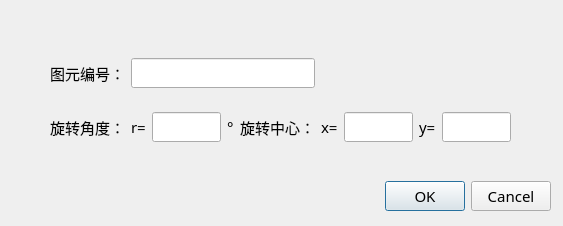
<?xml version="1.0" encoding="UTF-8"?>
<ui version="4.0">
 <class>RotateDialog</class>
 <widget class="QDialog" name="RotateDialog">
  <property name="geometry">
   <rect>
    <x>0</x>
    <y>0</y>
    <width>563</width>
    <height>226</height>
   </rect>
  </property>
  <property name="windowTitle">
   <string>Dialog</string>
  </property>
  <widget class="QDialogButtonBox" name="buttonBox">
   <property name="geometry">
    <rect>
     <x>210</x>
     <y>180</y>
     <width>341</width>
     <height>32</height>
    </rect>
   </property>
   <property name="font">
    <font>
     <family>华文中宋</family>
     <pointsize>11</pointsize>
    </font>
   </property>
   <property name="orientation">
    <enum>Qt::Horizontal</enum>
   </property>
   <property name="standardButtons">
    <set>QDialogButtonBox::Cancel|QDialogButtonBox::Ok</set>
   </property>
  </widget>
  <widget class="QWidget" name="gridLayoutWidget">
   <property name="geometry">
    <rect>
     <x>50</x>
     <y>40</y>
     <width>461</width>
     <height>121</height>
    </rect>
   </property>
   <layout class="QGridLayout" name="gridLayout_2">
    <item row="1" column="8">
     <widget class="QLineEdit" name="y0">
      <property name="font">
       <font>
        <family>华文中宋</family>
        <pointsize>11</pointsize>
       </font>
      </property>
     </widget>
    </item>
    <item row="1" column="7">
     <widget class="QLabel" name="label_6">
      <property name="font">
       <font>
        <family>华文中宋</family>
        <pointsize>11</pointsize>
       </font>
      </property>
      <property name="text">
       <string>y=</string>
      </property>
     </widget>
    </item>
    <item row="1" column="5">
     <widget class="QLabel" name="label_8">
      <property name="font">
       <font>
        <family>华文中宋</family>
        <pointsize>11</pointsize>
       </font>
      </property>
      <property name="text">
       <string>x=</string>
      </property>
     </widget>
    </item>
    <item row="1" column="0">
     <widget class="QLabel" name="label_5">
      <property name="font">
       <font>
        <family>华文中宋</family>
        <pointsize>11</pointsize>
       </font>
      </property>
      <property name="text">
       <string>旋转角度：</string>
      </property>
     </widget>
    </item>
    <item row="1" column="6">
     <widget class="QLineEdit" name="x0">
      <property name="font">
       <font>
        <family>华文中宋</family>
        <pointsize>11</pointsize>
       </font>
      </property>
     </widget>
    </item>
    <item row="0" column="1" colspan="4">
     <widget class="QLineEdit" name="id">
      <property name="font">
       <font>
        <family>华文中宋</family>
        <pointsize>11</pointsize>
       </font>
      </property>
     </widget>
    </item>
    <item row="1" column="4">
     <widget class="QLabel" name="label_9">
      <property name="font">
       <font>
        <family>华文中宋</family>
        <pointsize>11</pointsize>
       </font>
      </property>
      <property name="text">
       <string>旋转中心：</string>
      </property>
     </widget>
    </item>
    <item row="1" column="2">
     <widget class="QLineEdit" name="r">
      <property name="font">
       <font>
        <family>华文中宋</family>
        <pointsize>11</pointsize>
       </font>
      </property>
     </widget>
    </item>
    <item row="0" column="0">
     <widget class="QLabel" name="label_10">
      <property name="font">
       <font>
        <family>华文中宋</family>
        <pointsize>11</pointsize>
       </font>
      </property>
      <property name="text">
       <string>图元编号：</string>
      </property>
     </widget>
    </item>
    <item row="1" column="1">
     <widget class="QLabel" name="label_7">
      <property name="font">
       <font>
        <family>华文中宋</family>
        <pointsize>11</pointsize>
       </font>
      </property>
      <property name="text">
       <string>r=</string>
      </property>
     </widget>
    </item>
    <item row="1" column="3">
     <widget class="QLabel" name="label_11">
      <property name="font">
       <font>
        <family>华文中宋</family>
        <pointsize>11</pointsize>
       </font>
      </property>
      <property name="text">
       <string>°</string>
      </property>
     </widget>
    </item>
   </layout>
  </widget>
 </widget>
 <resources/>
 <connections>
  <connection>
   <sender>buttonBox</sender>
   <signal>accepted()</signal>
   <receiver>RotateDialog</receiver>
   <slot>accept()</slot>
   <hints>
    <hint type="sourcelabel">
     <x>248</x>
     <y>254</y>
    </hint>
    <hint type="destinationlabel">
     <x>157</x>
     <y>274</y>
    </hint>
   </hints>
  </connection>
  <connection>
   <sender>buttonBox</sender>
   <signal>rejected()</signal>
   <receiver>RotateDialog</receiver>
   <slot>reject()</slot>
   <hints>
    <hint type="sourcelabel">
     <x>316</x>
     <y>260</y>
    </hint>
    <hint type="destinationlabel">
     <x>286</x>
     <y>274</y>
    </hint>
   </hints>
  </connection>
 </connections>
</ui>
